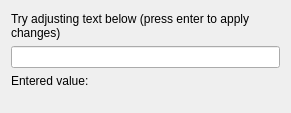
<?xml version="1.0" encoding="UTF-8"?>
<ui version="4.0">
 <class>Form</class>
 <widget class="QWidget" name="Form">
  <property name="geometry">
   <rect>
    <x>0</x>
    <y>0</y>
    <width>291</width>
    <height>113</height>
   </rect>
  </property>
  <property name="windowTitle">
   <string>Basic CLineEdit example</string>
  </property>
  <layout class="QVBoxLayout" name="verticalLayout">
   <item>
    <widget class="QLabel" name="label_2">
     <property name="sizePolicy">
      <sizepolicy hsizetype="Preferred" vsizetype="Minimum">
       <horstretch>0</horstretch>
       <verstretch>0</verstretch>
      </sizepolicy>
     </property>
     <property name="text">
      <string>Try adjusting text below (press enter to apply changes)</string>
     </property>
     <property name="wordWrap">
      <bool>true</bool>
     </property>
    </widget>
   </item>
   <item>
    <widget class="CLineEdit" name="CLineEdit">
     <property name="channel" stdset="0">
      <string notr="true">DemoDevice/Settings#Demo</string>
     </property>
    </widget>
   </item>
   <item>
    <layout class="QFormLayout" name="formLayout">
     <item row="0" column="0">
      <widget class="QLabel" name="label">
       <property name="text">
        <string>Entered value:</string>
       </property>
      </widget>
     </item>
     <item row="0" column="1">
      <widget class="CLabel" name="CLabel">
       <property name="channel" stdset="0">
        <string notr="true">DemoDevice/Settings#Demo</string>
       </property>
      </widget>
     </item>
    </layout>
   </item>
  </layout>
 </widget>
 <customwidgets>
  <customwidget>
   <class>PyDMLabel</class>
   <extends>QLabel</extends>
   <header>pydm.widgets.label</header>
  </customwidget>
  <customwidget>
   <class>PyDMLineEdit</class>
   <extends>QLineEdit</extends>
   <header>pydm.widgets.line_edit</header>
  </customwidget>
  <customwidget>
   <class>CLineEdit</class>
   <extends>PyDMLineEdit</extends>
   <header>comrad.widgets.inputs</header>
  </customwidget>
  <customwidget>
   <class>CLabel</class>
   <extends>PyDMLabel</extends>
   <header>comrad.widgets.indicators</header>
  </customwidget>
 </customwidgets>
 <resources/>
 <connections/>
</ui>
